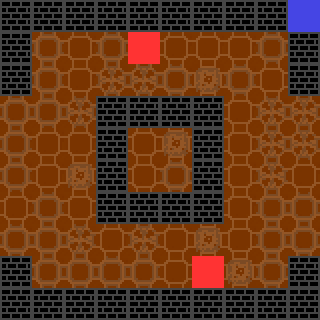

Tiled map render using the project's own tile images. Description and the whole map definition, tile-layer contents included, below:
An orthogonal 10x10 tile map with 32x32 px tiles, 4 tile layers (Ground, Walls, Enemy Spawns, Room Exit).

<map version="1.0" orientation="orthogonal" renderorder="right-down" width="10" height="10" tilewidth="32" tileheight="32" nextobjectid="1">
 <tileset firstgid="1" name="WizardTilesetRevamped" tilewidth="32" tileheight="32" tilecount="400" columns="20">
  <image source="WizardTilesetRevamped.png" trans="010800" width="640" height="640" />
 </tileset>
 <layer name="Ground" width="10" height="10">
  <data encoding="csv">
0,0,0,0,0,0,0,0,0,0,
0,1,4,1,1,4,4,4,1,0,
0,1,4,2,2,1,3,1,4,0,
1,1,2,4,4,4,4,4,2,2,
1,4,4,1,4,3,2,4,2,2,
1,4,3,1,4,1,3,4,2,4,
4,1,4,4,2,4,3,4,1,1,
1,1,2,4,2,4,3,4,1,1,
0,1,1,1,1,4,4,3,1,0,
0,0,0,0,0,0,0,0,0,0
</data>
 </layer>
 <layer name="Walls" width="10" height="10">
  <data encoding="csv">
8,8,8,8,8,8,8,8,8,8,
8,0,0,0,0,0,0,0,0,8,
8,0,0,0,0,0,0,0,0,8,
0,0,0,8,8,8,8,0,0,0,
0,0,0,8,0,0,8,0,0,0,
0,0,0,8,0,0,8,0,0,0,
0,0,0,8,8,8,8,0,0,0,
0,0,0,0,0,0,0,0,0,0,
8,0,0,0,0,0,0,0,0,8,
8,8,8,8,8,8,8,8,8,8
</data>
 </layer>
 <layer name="Enemy Spawns" width="10" height="10">
  <data encoding="csv">
0,0,0,0,0,0,0,0,0,0,
0,0,0,0,6,0,0,0,0,0,
0,0,0,0,0,0,0,0,0,0,
0,0,0,0,0,0,0,0,0,0,
0,0,0,0,0,0,0,0,0,0,
0,0,0,0,0,0,0,0,0,0,
0,0,0,0,0,0,0,0,0,0,
0,0,0,0,0,0,0,0,0,0,
0,0,0,0,0,0,6,0,0,0,
0,0,0,0,0,0,0,0,0,0
</data>
 </layer>
 <layer name="Room Exit" width="10" height="10">
  <data encoding="csv">
0,0,0,0,0,0,0,0,0,26,
0,0,0,0,0,0,0,0,0,0,
0,0,0,0,0,0,0,0,0,0,
0,0,0,0,0,0,0,0,0,0,
0,0,0,0,0,0,0,0,0,0,
0,0,0,0,0,0,0,0,0,0,
0,0,0,0,0,0,0,0,0,0,
0,0,0,0,0,0,0,0,0,0,
0,0,0,0,0,0,0,0,0,0,
0,0,0,0,0,0,0,0,0,0
</data>
 </layer>
</map>